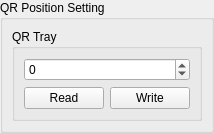
<?xml version="1.0" encoding="UTF-8"?>
<ui version="4.0">
 <class>QRPositionSettingWidget</class>
 <widget class="QWidget" name="QRPositionSettingWidget">
  <property name="geometry">
   <rect>
    <x>0</x>
    <y>0</y>
    <width>214</width>
    <height>131</height>
   </rect>
  </property>
  <property name="windowTitle">
   <string>Form</string>
  </property>
  <layout class="QGridLayout" name="gridLayout">
   <property name="leftMargin">
    <number>0</number>
   </property>
   <property name="topMargin">
    <number>0</number>
   </property>
   <property name="rightMargin">
    <number>0</number>
   </property>
   <property name="bottomMargin">
    <number>0</number>
   </property>
   <property name="spacing">
    <number>0</number>
   </property>
   <item row="0" column="0">
    <widget class="QGroupBox" name="groupBox">
     <property name="sizePolicy">
      <sizepolicy hsizetype="Minimum" vsizetype="Minimum">
       <horstretch>0</horstretch>
       <verstretch>0</verstretch>
      </sizepolicy>
     </property>
     <property name="title">
      <string>QR Position Setting</string>
     </property>
     <layout class="QGridLayout" name="gridLayout_5">
      <item row="0" column="0">
       <widget class="QGroupBox" name="group4">
        <property name="title">
         <string>QR Tray</string>
        </property>
        <layout class="QGridLayout" name="gridLayout_4">
         <item row="0" column="0" colspan="2">
          <widget class="QSpinBox" name="spinQRTrayPosition">
           <property name="accelerated">
            <bool>true</bool>
           </property>
           <property name="minimum">
            <number>-2147483647</number>
           </property>
           <property name="maximum">
            <number>2147483647</number>
           </property>
          </widget>
         </item>
         <item row="1" column="0">
          <widget class="QPushButton" name="btnQRTrayPositionRead">
           <property name="text">
            <string>Read</string>
           </property>
          </widget>
         </item>
         <item row="1" column="1">
          <widget class="QPushButton" name="btnQRTrayPositionWrite">
           <property name="text">
            <string>Write</string>
           </property>
          </widget>
         </item>
        </layout>
       </widget>
      </item>
     </layout>
    </widget>
   </item>
  </layout>
 </widget>
 <resources/>
 <connections/>
</ui>
